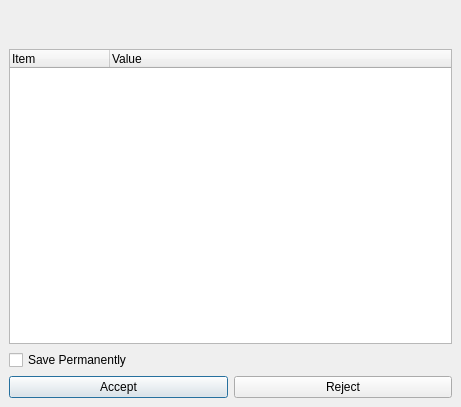
<ui version="4.0" >
 <class>SvnSSLTrustDialog</class>
 <widget class="QDialog" name="SvnSSLTrustDialog" >
  <property name="geometry" >
   <rect>
    <x>0</x>
    <y>0</y>
    <width>461</width>
    <height>407</height>
   </rect>
  </property>
  <property name="windowTitle" >
   <string>SSL Server Certificate</string>
  </property>
  <layout class="QGridLayout" >
   <property name="margin" >
    <number>9</number>
   </property>
   <property name="spacing" >
    <number>6</number>
   </property>
   <item row="2" column="0" colspan="2" >
    <widget class="QTreeWidget" name="treeWidget" >
     <property name="indentation" >
      <number>0</number>
     </property>
     <property name="columnCount" >
      <number>2</number>
     </property>
     <column>
      <property name="text" >
       <string>Item</string>
      </property>
     </column>
     <column>
      <property name="text" >
       <string>Value</string>
      </property>
     </column>
    </widget>
   </item>
   <item row="3" column="0" >
    <widget class="QCheckBox" name="permanentCheck" >
     <property name="text" >
      <string>Save Permanently</string>
     </property>
    </widget>
   </item>
   <item row="4" column="0" >
    <widget class="QPushButton" name="okBtn" >
     <property name="text" >
      <string>Accept</string>
     </property>
    </widget>
   </item>
   <item row="4" column="1" >
    <widget class="QPushButton" name="cancelBtn" >
     <property name="text" >
      <string>Reject</string>
     </property>
    </widget>
   </item>
   <item row="0" column="0" colspan="2" >
    <widget class="QLabel" name="msgLabel" >
     <property name="text" >
      <string/>
     </property>
    </widget>
   </item>
   <item row="1" column="0" colspan="2" >
    <widget class="QLabel" name="reasonLabel" >
     <property name="sizePolicy" >
      <sizepolicy>
       <hsizetype>5</hsizetype>
       <vsizetype>5</vsizetype>
       <horstretch>0</horstretch>
       <verstretch>0</verstretch>
      </sizepolicy>
     </property>
     <property name="text" >
      <string/>
     </property>
    </widget>
   </item>
  </layout>
 </widget>
 <resources/>
 <connections>
  <connection>
   <sender>cancelBtn</sender>
   <signal>clicked()</signal>
   <receiver>SvnSSLTrustDialog</receiver>
   <slot>reject()</slot>
   <hints>
    <hint type="sourcelabel" >
     <x>351</x>
     <y>354</y>
    </hint>
    <hint type="destinationlabel" >
     <x>230</x>
     <y>194</y>
    </hint>
   </hints>
  </connection>
  <connection>
   <sender>okBtn</sender>
   <signal>clicked()</signal>
   <receiver>SvnSSLTrustDialog</receiver>
   <slot>accept()</slot>
   <hints>
    <hint type="sourcelabel" >
     <x>71</x>
     <y>354</y>
    </hint>
    <hint type="destinationlabel" >
     <x>230</x>
     <y>194</y>
    </hint>
   </hints>
  </connection>
 </connections>
</ui>
